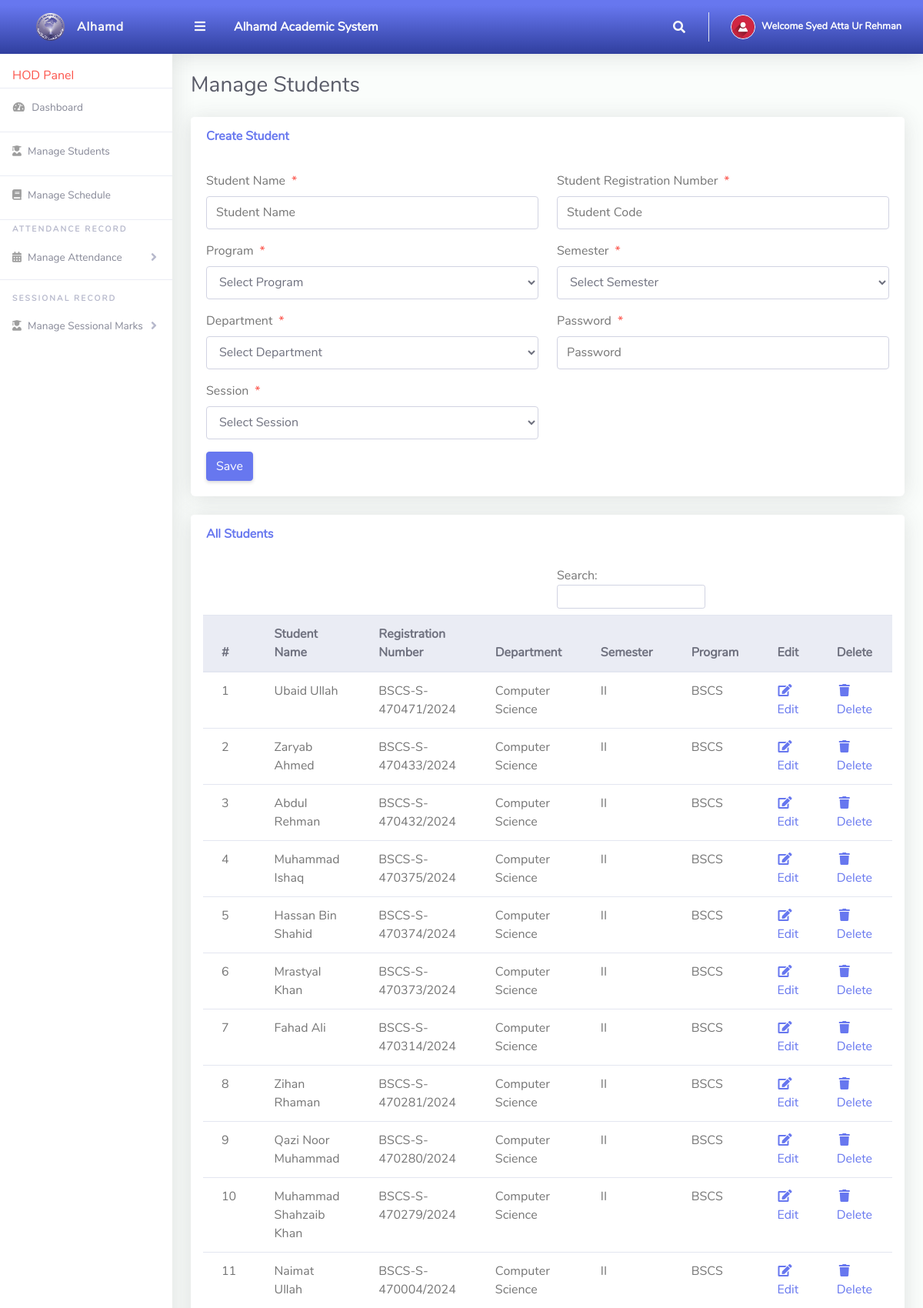
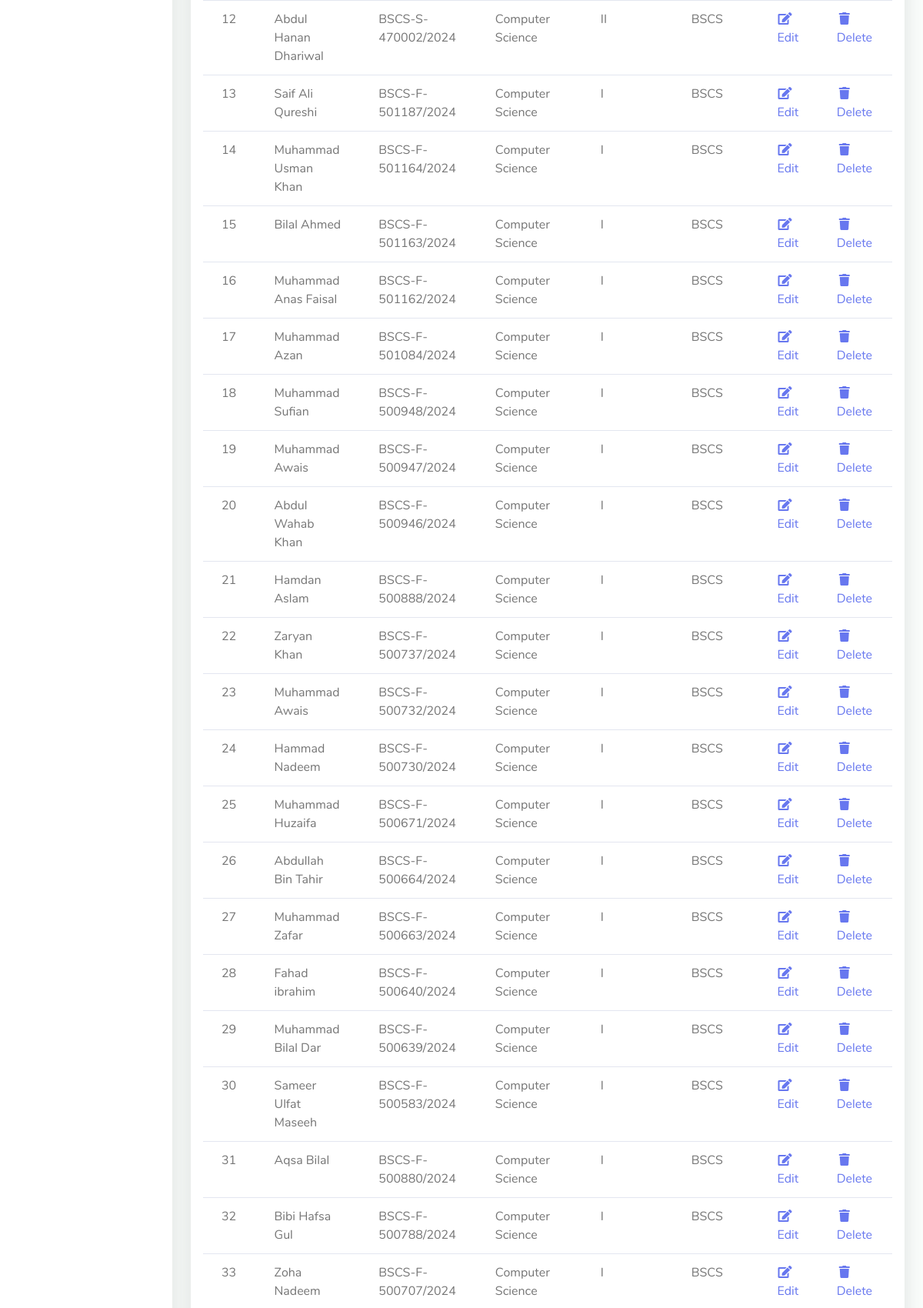
The app's page /HOD/manageStudents.php (signed in, upper part) with its own data (2 pictures, top to bottom).
### tables this page shows
CREATE TABLE IF NOT EXISTS Teachers (
    TeacherID INT PRIMARY KEY AUTO_INCREMENT,
    DeptCode INT,
    DeptName VARCHAR(50),
    TeacherCode INT UNIQUE,
    TeacherName VARCHAR(100),
    Email varchar(50) NOT NULL,
    Password VARCHAR(20)
);

CREATE TABLE IF NOT EXISTS Students (
    StudentID INT PRIMARY KEY AUTO_INCREMENT,
    SessionID INT,
    RegNumber VARCHAR(50) UNIQUE,
    StudentName VARCHAR(100),
    Department VARCHAR(50),
    Program VARCHAR(50),
    Semester VARCHAR(10),
    Password VARCHAR(20),
    FOREIGN KEY (SessionID) REFERENCES Sessions(SessionID)
);

### HOD/manageStudents.php (the view, shortened to what this page needs)
<?php
include '../Includes/dbcon.php';
?>
<!DOCTYPE html>
<html lang="en">
<head>
    <link href="../vendor/fontawesome-free/css/all.min.css" rel="stylesheet" type="text/css">
    <link href="../vendor/bootstrap/css/bootstrap.min.css" rel="stylesheet" type="text/css">
    <link href="css/ruang-admin.min.css" rel="stylesheet">
</head>
<body id="page-top">
    <div id="wrapper">
        <?php include "Includes/sidebar.php";?>
        <div id="content-wrapper" class="d-flex flex-column">
            <div id="content">
                <?php include "Includes/topbar.php";?>
                <div class="container-fluid" id="container-wrapper">
                    <div class="d-sm-flex align-items-center justify-content-between mb-4">
                        <h1 class="h3 mb-0 text-gray-800">Manage Students</h1>
                    </div>
                    <div class="row">
                        <div class="col-lg-12">
                            <div class="card mb-4">
                                <div class="card-header py-3 d-flex flex-row align-items-center justify-content-between">
                                    <h6 class="m-0 font-weight-bold text-primary">Create Student</h6>
                                </div>
                                <div class="card-body">
                                    <form method="post">
                                        <div class="form-group row mb-3">
                                            <div class="col-xl-6">
                                                <label class="form-control-label">Student Name<span class="text-danger ml-2">*</span></label>
                                                <input type="text" class="form-control" name="studentName" value="<?php echo $editRow['StudentName'];?>" placeholder="Student Name">
                                            </div>
                                            <div class="col-xl-6">
                                                <label class="form-control-label">Student Registration Number<span class="text-danger ml-2">*</span></label>
                                                <input type="text" class="form-control" name="studentCode" value="<?php echo $editRow['RegNumber'];?>" placeholder="Student Code">
                                            </div>
                                        </div>
                                        <div class="form-group row mb-3">
                                        <div class="col-xl-6">
                                                <label class="form-control-label">Program<span class="text-danger ml-2">*</span></label>
                                                <select class="form-control" name="Program" required>
                                                <option value="">Select Program</option>
                                                <?php
                                                $query = "SELECT ProgramName FROM Programs WHERE Department = '$_SESSION[deptName]'";
                                                print_r($query);
                                                ?>
                                                </select>
                                            </div>
                                            <div class="col-xl-6">
                                                <label class="form-control-label">Semester<span class="text-danger ml-2">*</span></label>
                                                <select class="form-control" name="Semester" required>
                                                <option value="">Select Semester</option>
                                                </select>
                                            </div>
                                        </div>
                                        <div class="form-group row mb-3">
                                            <div class="col-xl-6">
                                            <label class="form-control-label">Department<span class="text-danger ml-2">*</span></label>
                                            <select class="form-control" name="department"id="departmentSelect" required onchange="updateDeptCode()">
                                            <option value="">Select Department</option>
                                            </select>
                                            </div>
                                            <div class="col-xl-6">
                                                <label class="form-control-label">Password<span class="text-danger ml-2">*</span></label>
                                                <input type="password" class="form-control" name="password" value="<?php echo $editRow['Password'];?>" placeholder="Password">
                                            </div>
                                        </div>
                                        <div class="form-group row mb-3">
                                        <div class="col-xl-6">
                                                <label class="form-control-label">Session<span class="text-danger ml-2">*</span></label>
                                                <select class="form-control" name="Session" required>
                                                <option value="">Select Session</option>
                                                </select>
                                            </div>
                                        </div>
                                        <?php if (isset($Id)) { ?>
                                            <button type="submit" name="update" class="btn btn-warning">Update</button>
                                        <?php } else { ?>
                                            <button type="submit" name="save" class="btn btn-primary">Save</button>
                                        <?php } ?>
                                    </form>
                                </div>
                            </div>
                            <div class="row">
                                <div class="col-lg-12">
                                    <div class="card mb-4">
                                        <div class="card-header py-3 d-flex flex-row align-items-center justify-content-between">
                                            <h6 class="m-0 font-weight-bold text-primary">All Students</h6>
                                        </div>
                                        <div class="table-responsive p-3">
                                            <table class="table align-items-center table-flush table-hover" id="dataTableHover">
                                                <thead class="thead-light">
                                                    <tr>
                                                        <th>#</th>
                                                        <th>Student Name</th>
                                                        <th>Registration Number</th>
                                                        <th>Department</th>
                                                        <th>Semester</th>
                                                        <th>Program</th>
                                                        <th>Edit</th>
                                                        <th>Delete</th>
                                                    </tr>
                                                </thead>
                                                <tbody>
                                                    <?php
                                                    $query = "SELECT * FROM Students WHERE Department = '$_SESSION[deptName]'";
                                                    $rs = $conn->query($query);
                                                    $sn = 0;
                                                    if ($rs->num_rows > 0) {
                                                        while ($rows = $rs->fetch_assoc()) {
                                                            $sn++;
                                                            echo "
                                                                <tr>
                                                                    <td>".$sn."</td>
                                                                    <td>".$rows['StudentName']."</td>
                                                                    <td>".$rows['RegNumber']."</td>
                                                                    <td>".$rows['Department']."</td>
                                                                    <td>".$rows['Semester']."</td>
                                                                    <td>".$rows['Program']."</td>
                                                                    <td><a href='?action=edit&Id=".$rows['StudentID']."'><i class='fas fa-fw fa-edit'></i>Edit</a></td>
                                                                    <td><a href='?action=delete&Id=".$rows['StudentID']."'><i class='fas fa-fw fa-trash'></i>Delete</a></td>
                                                                </tr>";
                                                        }
                                                    }
                                                    ?>
                                                </tbody>
                                            </table>
                                        </div>
                                    </div>
                                </div>
                            </div>
                        </div>
                    </div>
                </div>
            </div>
        </div>
    </div>
</body>
</html>

### HOD/Includes/topbar.php (shortened to what this page needs)
<?php
  $query = "SELECT Teachers.TeacherName From Teachers INNER JOIN HOD ON Teachers.TeacherID=HOD.TeacherID WHERE HOD.TeacherID = ".$_SESSION['userId']."";
  $rs = $conn->query($query);
  $rows = $rs->fetch_assoc();
  $fullName = $rows['TeacherName'];
?>
<nav class="navbar navbar-expand navbar-light bg-gradient-primary topbar mb-4 static-top">
          <button id="sidebarToggleTop" class="btn btn-link rounded-circle mr-3">
            <i class="fa fa-bars"></i>
          </button>
        <div class="text-white big ml-2" style="margin-left:100px;"><b>Alhamd Academic System</b></div>
          <ul class="navbar-nav ml-auto">
            <li class="nav-item dropdown no-arrow">
              <a class="nav-link dropdown-toggle" href="#" id="searchDropdown" role="button" data-toggle="dropdown"
                aria-haspopup="true" aria-expanded="false">
                <i class="fas fa-search fa-fw"></i>
              </a>
            </li>
            <li class="nav-item dropdown no-arrow">
              <a class="nav-link dropdown-toggle" href="#" id="userDropdown" role="button" data-toggle="dropdown"
                aria-haspopup="true" aria-expanded="false">
                <img class="img-profile rounded-circle" src="img/user-icn.png" style="max-width: 60px">
                <span class="ml-2 d-none d-lg-inline text-white small"><b>Welcome <?php echo $fullName;?></b></span>
              </a>
            </li>
          </ul>
        </nav>

### records on screen
teachers: TeacherName "Syed Atta Ur Rehman"
students: StudentName "Ubaid Ullah", RegNumber "BSCS-S-470471/2024", Department "Computer Science", Semester "II", Program "BSCS"
students: StudentName "Zaryab Ahmed", RegNumber "BSCS-S-470433/2024", Department "Computer Science", Semester "II", Program "BSCS"
students: StudentName "Abdul Rehman", RegNumber "BSCS-S-470432/2024", Department "Computer Science", Semester "II", Program "BSCS"
students: StudentName "Muhammad Ishaq", RegNumber "BSCS-S-470375/2024", Department "Computer Science", Semester "II", Program "BSCS"
students: StudentName "Hassan Bin Shahid", RegNumber "BSCS-S-470374/2024", Department "Computer Science", Semester "II", Program "BSCS"
students: StudentName "Mrastyal Khan", RegNumber "BSCS-S-470373/2024", Department "Computer Science", Semester "II", Program "BSCS"
students: StudentName "Fahad Ali", RegNumber "BSCS-S-470314/2024", Department "Computer Science", Semester "II", Program "BSCS"
students: StudentName "Zihan Rhaman", RegNumber "BSCS-S-470281/2024", Department "Computer Science", Semester "II", Program "BSCS"
students: StudentName "Qazi Noor Muhammad", RegNumber "BSCS-S-470280/2024", Department "Computer Science", Semester "II", Program "BSCS"
students: StudentName "Muhammad Shahzaib Khan", RegNumber "BSCS-S-470279/2024", Department "Computer Science", Semester "II", Program "BSCS"
students: StudentName "Naimat Ullah", RegNumber "BSCS-S-470004/2024", Department "Computer Science", Semester "II", Program "BSCS"
students: StudentName "Abdul Hanan Dhariwal", RegNumber "BSCS-S-470002/2024", Department "Computer Science", Semester "II", Program "BSCS"
students: StudentName "Saif Ali Qureshi", RegNumber "BSCS-F-501187/2024", Department "Computer Science", Semester "I", Program "BSCS"
students: StudentName "Muhammad Usman Khan", RegNumber "BSCS-F-501164/2024", Department "Computer Science", Semester "I", Program "BSCS"
students: StudentName "Bilal Ahmed", RegNumber "BSCS-F-501163/2024", Department "Computer Science", Semester "I", Program "BSCS"
students: StudentName "Muhammad Anas Faisal", RegNumber "BSCS-F-501162/2024", Department "Computer Science", Semester "I", Program "BSCS"
students: StudentName "Muhammad Azan", RegNumber "BSCS-F-501084/2024", Department "Computer Science", Semester "I", Program "BSCS"
students: StudentName "Muhammad Sufian", RegNumber "BSCS-F-500948/2024", Department "Computer Science", Semester "I", Program "BSCS"
students: StudentName "Muhammad Awais", RegNumber "BSCS-F-500947/2024", Department "Computer Science", Semester "I", Program "BSCS"
students: StudentName "Abdul Wahab Khan", RegNumber "BSCS-F-500946/2024", Department "Computer Science", Semester "I", Program "BSCS"
students: StudentName "Hamdan Aslam", RegNumber "BSCS-F-500888/2024", Department "Computer Science", Semester "I", Program "BSCS"
students: StudentName "Zaryan Khan", RegNumber "BSCS-F-500737/2024", Department "Computer Science", Semester "I", Program "BSCS"
students: StudentName "Muhammad Awais", RegNumber "BSCS-F-500732/2024", Department "Computer Science", Semester "I", Program "BSCS"
students: StudentName "Hammad Nadeem", RegNumber "BSCS-F-500730/2024", Department "Computer Science", Semester "I", Program "BSCS"
students: StudentName "Muhammad Huzaifa", RegNumber "BSCS-F-500671/2024", Department "Computer Science", Semester "I", Program "BSCS"
students: StudentName "Abdullah Bin Tahir", RegNumber "BSCS-F-500664/2024", Department "Computer Science", Semester "I", Program "BSCS"
students: StudentName "Muhammad Zafar", RegNumber "BSCS-F-500663/2024", Department "Computer Science", Semester "I", Program "BSCS"
students: StudentName "Fahad ibrahim", RegNumber "BSCS-F-500640/2024", Department "Computer Science", Semester "I", Program "BSCS"
students: StudentName "Muhammad Bilal Dar", RegNumber "BSCS-F-500639/2024", Department "Computer Science", Semester "I", Program "BSCS"
students: StudentName "Sameer Ulfat Maseeh", RegNumber "BSCS-F-500583/2024", Department "Computer Science", Semester "I", Program "BSCS"
students: StudentName "Aqsa Bilal", RegNumber "BSCS-F-500880/2024", Department "Computer Science", Semester "I", Program "BSCS"
students: StudentName "Bibi Hafsa Gul", RegNumber "BSCS-F-500788/2024", Department "Computer Science", Semester "I", Program "BSCS"
students: StudentName "Zoha Nadeem", RegNumber "BSCS-F-500707/2024", Department "Computer Science", Semester "I", Program "BSCS"
